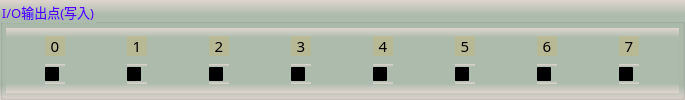
      <widget class="QGroupBox" name="groupC_3">
       <property name="geometry">
        <rect>
         <x>15</x>
         <y>248</y>
         <width>685</width>
         <height>100</height>
        </rect>
       </property>
       <property name="font">
        <font>
         <family>微软雅黑</family>
         <pointsize>10</pointsize>
        </font>
       </property>
       <property name="styleSheet">
        <string notr="true">background-color: qlineargradient(x1:0, y1:0, x2:0, y2:1, stop:0 #dfd5cf, stop: 0.15 #acbbac, stop: 0.85 #acbbac,stop:1 #dfd5cf);
color: rgb(85, 0, 255);</string>
       </property>
       <property name="title">
        <string>I/O输出点(写入)</string>
       </property>
       <widget class="QWidget" name="verticalLayoutWidget_2">
        <property name="geometry">
         <rect>
          <x>6</x>
          <y>28</y>
          <width>673</width>
          <height>65</height>
         </rect>
        </property>
        <layout class="QVBoxLayout" name="verticalLayout_2">
         <property name="spacing">
          <number>0</number>
         </property>
         <item>
          <layout class="QHBoxLayout" name="horizontalLayout_4">
           <property name="spacing">
            <number>23</number>
           </property>
           <item>
            <widget class="QLabel" name="label_15">
             <property name="sizePolicy">
              <sizepolicy hsizetype="Fixed" vsizetype="Fixed">
               <horstretch>0</horstretch>
               <verstretch>0</verstretch>
              </sizepolicy>
             </property>
             <property name="minimumSize">
              <size>
               <width>20</width>
               <height>20</height>
              </size>
             </property>
             <property name="maximumSize">
              <size>
               <width>20</width>
               <height>20</height>
              </size>
             </property>
             <property name="font">
              <font>
               <family>微软雅黑</family>
               <pointsize>11</pointsize>
              </font>
             </property>
             <property name="styleSheet">
              <string notr="true">background-color: rgba(255, 170, 0, 35);
color: rgb(0, 0, 0);</string>
             </property>
             <property name="text">
              <string>0</string>
             </property>
             <property name="alignment">
              <set>Qt::AlignCenter</set>
             </property>
            </widget>
           </item>
           <item>
            <widget class="QLabel" name="label_16">
             <property name="sizePolicy">
              <sizepolicy hsizetype="Fixed" vsizetype="Fixed">
               <horstretch>0</horstretch>
               <verstretch>0</verstretch>
              </sizepolicy>
             </property>
             <property name="minimumSize">
              <size>
               <width>20</width>
               <height>20</height>
              </size>
             </property>
             <property name="maximumSize">
              <size>
               <width>20</width>
               <height>20</height>
              </size>
             </property>
             <property name="font">
              <font>
               <family>微软雅黑</family>
               <pointsize>11</pointsize>
              </font>
             </property>
             <property name="styleSheet">
              <string notr="true">background-color: rgba(255, 170, 0, 35);
color: rgb(0, 0, 0);</string>
             </property>
             <property name="text">
              <string>1</string>
             </property>
             <property name="alignment">
              <set>Qt::AlignCenter</set>
             </property>
            </widget>
           </item>
           <item>
            <widget class="QLabel" name="label_17">
             <property name="sizePolicy">
              <sizepolicy hsizetype="Fixed" vsizetype="Fixed">
               <horstretch>0</horstretch>
               <verstretch>0</verstretch>
              </sizepolicy>
             </property>
             <property name="minimumSize">
              <size>
               <width>20</width>
               <height>20</height>
              </size>
             </property>
             <property name="maximumSize">
              <size>
               <width>20</width>
               <height>20</height>
              </size>
             </property>
             <property name="font">
              <font>
               <family>微软雅黑</family>
               <pointsize>11</pointsize>
              </font>
             </property>
             <property name="styleSheet">
              <string notr="true">background-color: rgba(255, 170, 0, 35);
color: rgb(0, 0, 0);</string>
             </property>
             <property name="text">
              <string>2</string>
             </property>
             <property name="alignment">
              <set>Qt::AlignCenter</set>
             </property>
            </widget>
           </item>
           <item>
            <widget class="QLabel" name="label_18">
             <property name="sizePolicy">
              <sizepolicy hsizetype="Fixed" vsizetype="Fixed">
               <horstretch>0</horstretch>
               <verstretch>0</verstretch>
              </sizepolicy>
             </property>
             <property name="minimumSize">
              <size>
               <width>20</width>
               <height>20</height>
              </size>
             </property>
             <property name="maximumSize">
              <size>
               <width>20</width>
               <height>20</height>
              </size>
             </property>
             <property name="font">
              <font>
               <family>微软雅黑</family>
               <pointsize>11</pointsize>
              </font>
             </property>
             <property name="styleSheet">
              <string notr="true">background-color: rgba(255, 170, 0, 35);
color: rgb(0, 0, 0);</string>
             </property>
             <property name="text">
              <string>3</string>
             </property>
             <property name="alignment">
              <set>Qt::AlignCenter</set>
             </property>
            </widget>
           </item>
           <item>
            <widget class="QLabel" name="label_19">
             <property name="sizePolicy">
              <sizepolicy hsizetype="Fixed" vsizetype="Fixed">
               <horstretch>0</horstretch>
               <verstretch>0</verstretch>
              </sizepolicy>
             </property>
             <property name="minimumSize">
              <size>
               <width>20</width>
               <height>20</height>
              </size>
             </property>
             <property name="maximumSize">
              <size>
               <width>20</width>
               <height>20</height>
              </size>
             </property>
             <property name="font">
              <font>
               <family>微软雅黑</family>
               <pointsize>11</pointsize>
              </font>
             </property>
             <property name="styleSheet">
              <string notr="true">background-color: rgba(255, 170, 0, 35);
color: rgb(0, 0, 0);</string>
             </property>
             <property name="text">
              <string>4</string>
             </property>
             <property name="alignment">
              <set>Qt::AlignCenter</set>
             </property>
            </widget>
           </item>
           <item>
            <widget class="QLabel" name="label_20">
             <property name="sizePolicy">
              <sizepolicy hsizetype="Fixed" vsizetype="Fixed">
               <horstretch>0</horstretch>
               <verstretch>0</verstretch>
              </sizepolicy>
             </property>
             <property name="minimumSize">
              <size>
               <width>20</width>
               <height>20</height>
              </size>
             </property>
             <property name="maximumSize">
              <size>
               <width>20</width>
               <height>20</height>
              </size>
             </property>
             <property name="font">
              <font>
               <family>微软雅黑</family>
               <pointsize>11</pointsize>
              </font>
             </property>
             <property name="styleSheet">
              <string notr="true">background-color: rgba(255, 170, 0, 35);
color: rgb(0, 0, 0);</string>
             </property>
             <property name="text">
              <string>5</string>
             </property>
             <property name="alignment">
              <set>Qt::AlignCenter</set>
             </property>
            </widget>
           </item>
           <item>
            <widget class="QLabel" name="label_21">
             <property name="sizePolicy">
              <sizepolicy hsizetype="Fixed" vsizetype="Fixed">
               <horstretch>0</horstretch>
               <verstretch>0</verstretch>
              </sizepolicy>
             </property>
             <property name="minimumSize">
              <size>
               <width>20</width>
               <height>20</height>
              </size>
             </property>
             <property name="maximumSize">
              <size>
               <width>20</width>
               <height>20</height>
              </size>
             </property>
             <property name="font">
              <font>
               <family>微软雅黑</family>
               <pointsize>11</pointsize>
              </font>
             </property>
             <property name="styleSheet">
              <string notr="true">background-color: rgba(255, 170, 0, 35);
color: rgb(0, 0, 0);</string>
             </property>
             <property name="text">
              <string>6</string>
             </property>
             <property name="alignment">
              <set>Qt::AlignCenter</set>
             </property>
            </widget>
           </item>
           <item>
            <widget class="QLabel" name="label_22">
             <property name="sizePolicy">
              <sizepolicy hsizetype="Fixed" vsizetype="Fixed">
               <horstretch>0</horstretch>
               <verstretch>0</verstretch>
              </sizepolicy>
             </property>
             <property name="minimumSize">
              <size>
               <width>20</width>
               <height>20</height>
              </size>
             </property>
             <property name="maximumSize">
              <size>
               <width>20</width>
               <height>20</height>
              </size>
             </property>
             <property name="font">
              <font>
               <family>微软雅黑</family>
               <pointsize>11</pointsize>
              </font>
             </property>
             <property name="styleSheet">
              <string notr="true">background-color: rgba(255, 170, 0, 35);
color: rgb(0, 0, 0);</string>
             </property>
             <property name="text">
              <string>7</string>
             </property>
             <property name="alignment">
              <set>Qt::AlignCenter</set>
             </property>
            </widget>
           </item>
          </layout>
         </item>
         <item>
          <layout class="QHBoxLayout" name="horizontalLayout_5">
           <property name="spacing">
            <number>23</number>
           </property>
           <item>
            <widget class="QCheckBox" name="checkOutPutY0">
             <property name="sizePolicy">
              <sizepolicy hsizetype="Fixed" vsizetype="Fixed">
               <horstretch>0</horstretch>
               <verstretch>0</verstretch>
              </sizepolicy>
             </property>
             <property name="minimumSize">
              <size>
               <width>20</width>
               <height>20</height>
              </size>
             </property>
             <property name="maximumSize">
              <size>
               <width>20</width>
               <height>20</height>
              </size>
             </property>
             <property name="font">
              <font>
               <family>微软雅黑</family>
               <pointsize>10</pointsize>
              </font>
             </property>
             <property name="styleSheet">
              <string notr="true">QCheckBox{
    color: rgb(30, 30, 30);
	border-style: flat;
	background: transparent;
}
QCheckBox::indicator {
    width: 20px;
    height: 20px;    
}
QCheckBox::indicator::unchecked {
    image: url(:/resource/untick.png);
}
QCheckBox::indicator::checked {
    image: url(:/resource/tick.png);
};</string>
             </property>
             <property name="text">
              <string/>
             </property>
             <property name="iconSize">
              <size>
               <width>20</width>
               <height>20</height>
              </size>
             </property>
            </widget>
           </item>
           <item>
            <widget class="QCheckBox" name="checkOutPutY1">
             <property name="sizePolicy">
              <sizepolicy hsizetype="Fixed" vsizetype="Fixed">
               <horstretch>0</horstretch>
               <verstretch>0</verstretch>
              </sizepolicy>
             </property>
             <property name="minimumSize">
              <size>
               <width>20</width>
               <height>20</height>
              </size>
             </property>
             <property name="maximumSize">
              <size>
               <width>20</width>
               <height>20</height>
              </size>
             </property>
             <property name="font">
              <font>
               <family>微软雅黑</family>
               <pointsize>10</pointsize>
              </font>
             </property>
             <property name="styleSheet">
              <string notr="true">QCheckBox{
    color: rgb(30, 30, 30);
	border-style: flat;
	background: transparent;
}
QCheckBox::indicator {
    width: 20px;
    height: 20px;    
}
QCheckBox::indicator::unchecked {
    image: url(:/resource/untick.png);
}
QCheckBox::indicator::checked {
    image: url(:/resource/tick.png);
};</string>
             </property>
             <property name="text">
              <string/>
             </property>
             <property name="iconSize">
              <size>
               <width>20</width>
               <height>20</height>
              </size>
             </property>
            </widget>
           </item>
           <item>
            <widget class="QCheckBox" name="checkOutPutY2">
             <property name="sizePolicy">
              <sizepolicy hsizetype="Fixed" vsizetype="Fixed">
               <horstretch>0</horstretch>
               <verstretch>0</verstretch>
              </sizepolicy>
             </property>
             <property name="minimumSize">
              <size>
               <width>20</width>
               <height>20</height>
              </size>
             </property>
             <property name="maximumSize">
              <size>
               <width>20</width>
               <height>20</height>
              </size>
             </property>
             <property name="font">
              <font>
               <family>微软雅黑</family>
               <pointsize>10</pointsize>
              </font>
             </property>
             <property name="styleSheet">
              <string notr="true">QCheckBox{
    color: rgb(30, 30, 30);
	border-style: flat;
	background: transparent;
}
QCheckBox::indicator {
    width: 20px;
    height: 20px;    
}
QCheckBox::indicator::unchecked {
    image: url(:/resource/untick.png);
}
QCheckBox::indicator::checked {
    image: url(:/resource/tick.png);
};</string>
             </property>
             <property name="text">
              <string/>
             </property>
             <property name="iconSize">
              <size>
               <width>20</width>
               <height>20</height>
              </size>
             </property>
            </widget>
           </item>
           <item>
            <widget class="QCheckBox" name="checkOutPutY3">
             <property name="sizePolicy">
              <sizepolicy hsizetype="Fixed" vsizetype="Fixed">
               <horstretch>0</horstretch>
               <verstretch>0</verstretch>
              </sizepolicy>
             </property>
             <property name="minimumSize">
              <size>
               <width>20</width>
               <height>20</height>
              </size>
             </property>
             <property name="maximumSize">
              <size>
               <width>20</width>
               <height>20</height>
              </size>
             </property>
             <property name="font">
              <font>
               <family>微软雅黑</family>
               <pointsize>10</pointsize>
              </font>
             </property>
             <property name="styleSheet">
              <string notr="true">QCheckBox{
    color: rgb(30, 30, 30);
	border-style: flat;
	background: transparent;
}
QCheckBox::indicator {
    width: 20px;
    height: 20px;    
}
QCheckBox::indicator::unchecked {
    image: url(:/resource/untick.png);
}
QCheckBox::indicator::checked {
    image: url(:/resource/tick.png);
};</string>
             </property>
             <property name="text">
              <string/>
             </property>
             <property name="iconSize">
              <size>
               <width>20</width>
               <height>20</height>
              </size>
             </property>
            </widget>
           </item>
           <item>
            <widget class="QCheckBox" name="checkOutPutY4">
             <property name="sizePolicy">
              <sizepolicy hsizetype="Fixed" vsizetype="Fixed">
               <horstretch>0</horstretch>
               <verstretch>0</verstretch>
              </sizepolicy>
             </property>
             <property name="minimumSize">
              <size>
               <width>20</width>
               <height>20</height>
              </size>
             </property>
             <property name="maximumSize">
              <size>
               <width>20</width>
               <height>20</height>
              </size>
             </property>
             <property name="font">
              <font>
               <family>微软雅黑</family>
               <pointsize>10</pointsize>
              </font>
             </property>
             <property name="styleSheet">
              <string notr="true">QCheckBox{
    color: rgb(30, 30, 30);
	border-style: flat;
	background: transparent;
}
QCheckBox::indicator {
    width: 20px;
    height: 20px;    
}
QCheckBox::indicator::unchecked {
    image: url(:/resource/untick.png);
}
QCheckBox::indicator::checked {
    image: url(:/resource/tick.png);
};</string>
             </property>
             <property name="text">
              <string/>
             </property>
             <property name="iconSize">
              <size>
               <width>20</width>
               <height>20</height>
              </size>
             </property>
            </widget>
           </item>
           <item>
            <widget class="QCheckBox" name="checkOutPutY5">
             <property name="sizePolicy">
              <sizepolicy hsizetype="Fixed" vsizetype="Fixed">
               <horstretch>0</horstretch>
               <verstretch>0</verstretch>
              </sizepolicy>
             </property>
             <property name="minimumSize">
              <size>
               <width>20</width>
               <height>20</height>
              </size>
             </property>
             <property name="maximumSize">
              <size>
               <width>20</width>
               <height>20</height>
              </size>
             </property>
             <property name="font">
              <font>
               <family>微软雅黑</family>
               <pointsize>10</pointsize>
              </font>
             </property>
             <property name="styleSheet">
              <string notr="true">QCheckBox{
    color: rgb(30, 30, 30);
	border-style: flat;
	background: transparent;
}
QCheckBox::indicator {
    width: 20px;
    height: 20px;    
}
QCheckBox::indicator::unchecked {
    image: url(:/resource/untick.png);
}
QCheckBox::indicator::checked {
    image: url(:/resource/tick.png);
};</string>
             </property>
             <property name="text">
              <string/>
             </property>
             <property name="iconSize">
              <size>
               <width>20</width>
               <height>20</height>
              </size>
             </property>
            </widget>
           </item>
           <item>
            <widget class="QCheckBox" name="checkOutPutY6">
             <property name="sizePolicy">
              <sizepolicy hsizetype="Fixed" vsizetype="Fixed">
               <horstretch>0</horstretch>
               <verstretch>0</verstretch>
              </sizepolicy>
             </property>
             <property name="minimumSize">
              <size>
               <width>20</width>
               <height>20</height>
              </size>
             </property>
             <property name="maximumSize">
              <size>
               <width>20</width>
               <height>20</height>
              </size>
             </property>
             <property name="font">
              <font>
               <family>微软雅黑</family>
               <pointsize>10</pointsize>
              </font>
             </property>
             <property name="styleSheet">
              <string notr="true">QCheckBox{
    color: rgb(30, 30, 30);
	border-style: flat;
	background: transparent;
}
QCheckBox::indicator {
    width: 20px;
    height: 20px;    
}
QCheckBox::indicator::unchecked {
    image: url(:/resource/untick.png);
}
QCheckBox::indicator::checked {
    image: url(:/resource/tick.png);
};</string>
             </property>
             <property name="text">
              <string/>
             </property>
             <property name="iconSize">
              <size>
               <width>20</width>
               <height>20</height>
              </size>
             </property>
            </widget>
           </item>
           <item>
            <widget class="QCheckBox" name="checkOutPutY7">
             <property name="sizePolicy">
              <sizepolicy hsizetype="Fixed" vsizetype="Fixed">
               <horstretch>0</horstretch>
               <verstretch>0</verstretch>
              </sizepolicy>
             </property>
             <property name="minimumSize">
              <size>
               <width>20</width>
               <height>20</height>
              </size>
             </property>
             <property name="maximumSize">
              <size>
               <width>20</width>
               <height>20</height>
              </size>
             </property>
             <property name="font">
              <font>
               <family>微软雅黑</family>
               <pointsize>10</pointsize>
              </font>
             </property>
             <property name="styleSheet">
              <string notr="true">QCheckBox{
    color: rgb(30, 30, 30);
	border-style: flat;
	background: transparent;
}
QCheckBox::indicator {
    width: 20px;
    height: 20px;    
}
QCheckBox::indicator::unchecked {
    image: url(:/resource/untick.png);
}
QCheckBox::indicator::checked {
    image: url(:/resource/tick.png);
};</string>
             </property>
             <property name="text">
              <string/>
             </property>
             <property name="iconSize">
              <size>
               <width>20</width>
               <height>20</height>
              </size>
             </property>
            </widget>
           </item>
          </layout>
         </item>
        </layout>
       </widget>
      </widget>
